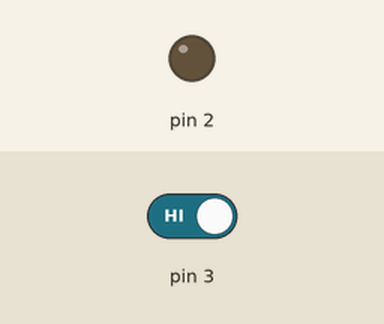
Simulated run of this sketch. Board: Arduino Uno, built with avr-gcc and run on an emulated ATmega328P. Parts: output pins drawn as LEDs (lit = HIGH). Inputs (shaded band) come from the test bench; at power-on: pin 3 HIGH.

Above: at 1.2 s.
1.3 s: pin 3 driven LOW
At 2.3 s:
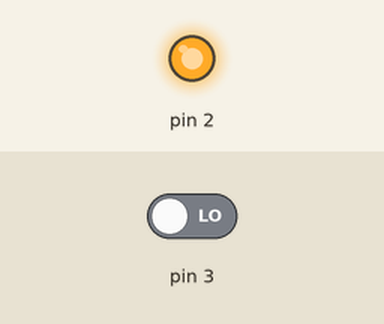
Timing chart, 0 to 4.3 s (numbered marks = the images above; inputs shaded):
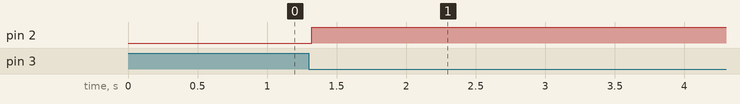

The sketch:

_003prenderyapagarled.ino
```cpp
int boton;
int led=0;
int anterior;

void setup() {
  pinMode(3,INPUT);
  pinMode(2,OUTPUT);

}

void loop() {
  boton=digitalRead(3);
  if(boton==LOW&&anterior==HIGH)
  {
    led=1-led;
    delay(20);
    }
    anterior=boton;
    if(led==1)
    {
      digitalWrite(2,HIGH);
      }
      else{
        digitalWrite(2,LOW);
        }

}
```

Measured:
- after the input at 1.3 s, pin 2: LOW → HIGH at once
